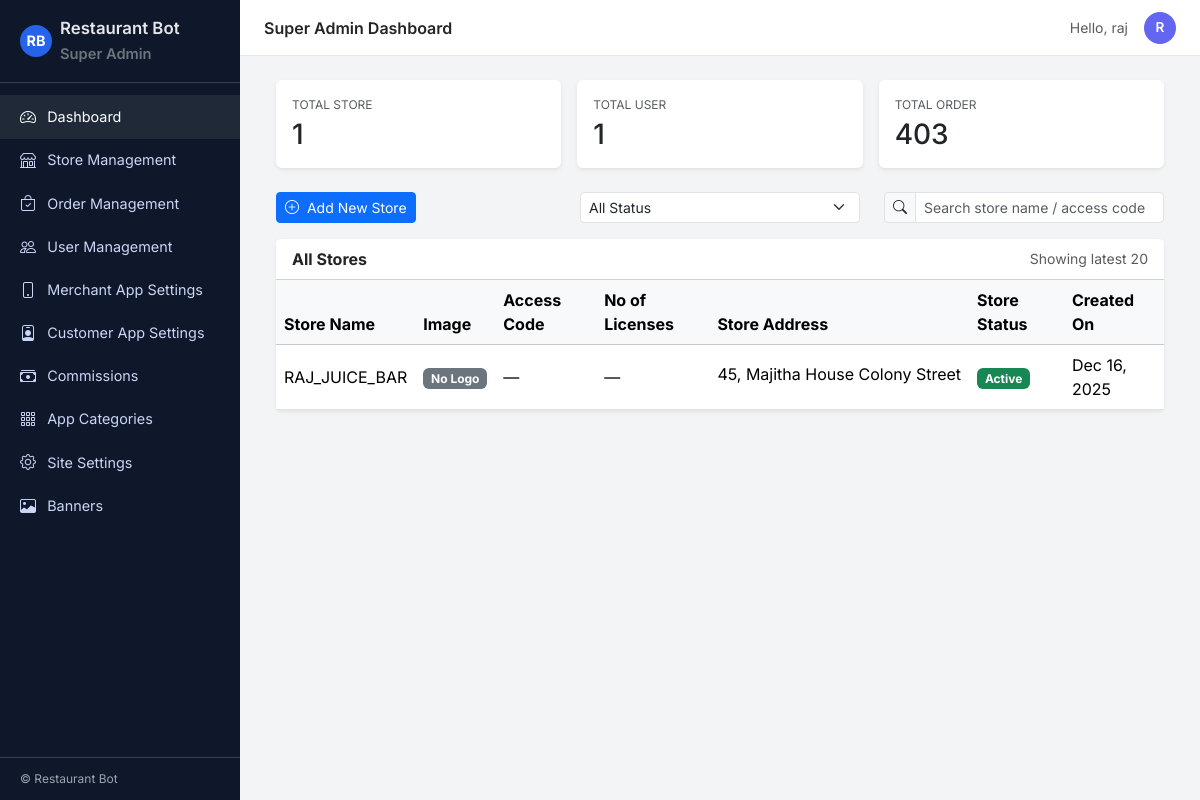
/super-admin/dashboard/ (signed in), run on the app's committed database.
### accounts/models.py (models this page shows, shortened)
class User(AbstractUser):
    ROLE_CHOICES = (
        ("superadmin", "Super Admin"),
        ("admin", "Admin"),
    )
    role = models.CharField(max_length=20, choices=ROLE_CHOICES, default="admin")
    objects = UserManager()  # <-- IMPORTANT

### restaurants/models.py (models this page shows, shortened)
class Restaurant(models.Model):
    owner = models.OneToOneField(
        User,
        null=True,
        blank=True,
        on_delete=models.SET_NULL,
        related_name="owned_restaurants",
    )
    name = models.CharField(max_length=255)
    address = models.TextField(blank=True, null=True)
    phone = models.CharField(max_length=20)
    logo = models.ImageField(upload_to="restaurant_logos/", null=True, blank=True)
    is_active = models.BooleanField(default=True)
    created_at = models.DateTimeField(auto_now_add=True)
    updated_at = models.DateTimeField(auto_now=True)
    menu_json = models.FileField(
        upload_to="restaurant_menus/json/",
        null=True,
        blank=True,
        help_text="LLM-based extracted menu JSON file (from images/PDFs).",
    )
    menu_extract_status = models.CharField(
        max_length=12,
        choices=MENU_STATUS_CHOICES,
        default="idle",
    )
    menu_last_extracted_at = models.DateTimeField(null=True, blank=True)
    menu_extract_error = models.TextField(
        blank=True,
        default="",
        help_text="Error message if extraction fails",
    )
    pos_source = models.CharField(max_length=50, blank=True)
    pos_store_id = models.CharField(max_length=100, blank=True)
    pos_menu_raw = models.JSONField(
        null=True,
        blank=True,
        help_text="Latest raw menu JSON as received from external POS (full dump).",
    )
    pos_menu_last_synced_at = models.DateTimeField(null=True, blank=True)
    class Meta:
        ordering = ["name"]

### backoffice/views.py (the view)
def super_admin_dashboard(request):
    total_stores = Restaurant.objects.count()
    total_users = User.objects.count()
    total_orders = Order.objects.count()
    stores = Restaurant.objects.all()
    return render(request, "superadmin/dashboard.html",{"total_stores":total_stores,"total_users":total_users,"total_orders":total_orders,"stores":stores})

### templates/superadmin/dashboard.html (shortened to what this page needs)
{% extends "superadmin/base_superadmin.html" %}
{% block content %}
<div class="container-fluid">
  <div class="row g-3 mb-4">
    <div class="col-md-4">
      <div class="card border-0 shadow-sm">
        <div class="card-body">
          <p class="text-muted text-uppercase mb-1" style="font-size: .75rem;">Total Store</p>
          <h3 class="mb-0">{{ total_stores|default:"8" }}</h3>
        </div>
      </div>
    </div>
    <div class="col-md-4">
      <div class="card border-0 shadow-sm">
        <div class="card-body">
          <p class="text-muted text-uppercase mb-1" style="font-size: .75rem;">Total User</p>
          <h3 class="mb-0">{{ total_users|default:"396" }}</h3>
        </div>
      </div>
    </div>
    <div class="col-md-4">
      <div class="card border-0 shadow-sm">
        <div class="card-body">
          <p class="text-muted text-uppercase mb-1" style="font-size: .75rem;">Total Order</p>
          <h3 class="mb-0">{{ total_orders|default:"403" }}</h3>
        </div>
      </div>
    </div>
  </div>
  <div class="row mb-3">
    <div class="col-md-4 mb-2 mb-md-0">
      <button class="btn btn-primary btn-sm">
        <i class="bi bi-plus-circle me-1"></i> Add New Store
      </button>
    </div>
    <div class="col-md-4 mb-2 mb-md-0">
      <select class="form-select form-select-sm">
        <option selected>All Status</option>
      </select>
    </div>
    <div class="col-md-4">
      <div class="input-group input-group-sm">
        <span class="input-group-text"><i class="bi bi-search"></i></span>
        <input type="text" class="form-control" placeholder="Search store name / access code">
      </div>
    </div>
  </div>
  <div class="card border-0 shadow-sm">
    <div class="card-header bg-white d-flex justify-content-between align-items-center">
      <strong>All Stores</strong>
      <small class="text-muted">Showing latest 20</small>
    </div>
    <div class="card-body p-0">
      <div class="table-responsive">
        <table class="table mb-0 align-middle">
          <thead class="table-light">
            <tr>
              <th>Store Name</th>
              <th>Image</th>
              <th>Access Code</th>
              <th>No of Licenses</th>
              <th>Store Address</th>
              <th>Store Status</th>
              <th>Created On</th>
            </tr>
          </thead>
          <tbody>
            {% if stores %}
              {% for store in stores %}
              <tr>
                <td>{{ store.name }}</td>
                <td>
                  {% if store.logo %}
                    <img src="{{ store.logo.url }}" alt="" style="width:32px;height:32px;border-radius:4px;object-fit:cover;">
                  {% else %}
                    <span class="badge bg-secondary">No Logo</span>
                  {% endif %}
                </td>
                <td>{{ store.access_code|default:"—"}}</td>
                <td>{{ store.license_count|default:"—" }}</td>
                <td style="max-width:260px;">
                  <span class="d-inline-block text-truncate" style="max-width:250px;">
                    {{ store.address|default:"—"  }}
                  </span>
                </td>
                <td>
                  {% if store.is_active %}
                    <span class="badge bg-success">Active</span>
                  {% else %}
                    <span class="badge bg-secondary">Inactive</span>
                  {% endif %}
                </td>
                <td>{{ store.created_at|date:"M j, Y" }}</td>
              </tr>
              {% endfor %}
            {% endif %}
          </tbody>
        </table>
      </div>
    </div>
  </div>
</div>
{% endblock %}

### templates/superadmin/base_superadmin.html (shortened to what this page needs)
{% load static %}
<!DOCTYPE html>
<html lang="en">
<head>
  <link href="https://cdn.jsdelivr.net/npm/bootstrap@5.3.3/dist/css/bootstrap.min.css" rel="stylesheet">
  <link rel="stylesheet" href="https://cdn.jsdelivr.net/npm/bootstrap-icons@1.11.1/font/bootstrap-icons.css">
</head>
<body>
<div class="layout">
  <aside class="sidebar">
    <div class="sidebar-brand">
      <span class="logo-circle">RB</span>
      <div>
        Restaurant Bot<br>
        <small class="text-secondary">Super Admin</small>
      </div>
    </div>
    <ul class="sidebar-nav">
      <li><a href="#" class="active"><i class="bi bi-speedometer2"></i> Dashboard</a></li>
      <li><a href="#"><i class="bi bi-shop"></i> Store Management</a></li>
      <li><a href="#"><i class="bi bi-bag-check"></i> Order Management</a></li>
      <li><a href="#"><i class="bi bi-people"></i> User Management</a></li>
      <li><a href="#"><i class="bi bi-phone"></i> Merchant App Settings</a></li>
      <li><a href="#"><i class="bi bi-person-badge"></i> Customer App Settings</a></li>
      <li><a href="#"><i class="bi bi-cash-stack"></i> Commissions</a></li>
      <li><a href="#"><i class="bi bi-grid-3x3-gap"></i> App Categories</a></li>
      <li><a href="#"><i class="bi bi-gear"></i> Site Settings</a></li>
      <li><a href="#"><i class="bi bi-image"></i> Banners</a></li>
    </ul>
    <div class="sidebar-footer">
      © {{ now|date:"Y" }} Restaurant Bot
    </div>
  </aside>
  <div class="main">
    <header class="topbar">
      <div class="fw-semibold">Super Admin Dashboard</div>
      <div class="topbar-right">
        <span class="text-muted small d-none d-md-inline">Hello, {{ request.user.username|default:"Admin" }}</span>
        <div class="avatar-circle">
          {{ request.user.username|default:"A"|first|upper }}
        </div>
      </div>
    </header>
    <main class="content-wrapper">
      {% block content %}{% endblock %}
    </main>
  </div>
</div>
</body>
</html>

### templates/superadmin/base_superadmin.html (style rules this page uses)
body { font-family: "Inter", sans-serif; background: #f3f4f6; margin: 0; }
.layout { display: flex; min-height: 100vh; }
.sidebar { width: 240px; background: #0f172a; color: #e5e7eb; display: flex; flex-direction: column; }
.sidebar-brand { padding: 1rem 1.25rem; font-weight: 600; font-size: 1.05rem; border-bottom: 1px solid rgba(148, 163, 184, 0.3); display: flex; align-items: center; gap: .5rem; }
.sidebar-brand span.logo-circle { width: 32px; height: 32px; border-radius: 999px; display: inline-flex; align-items: center; justify-content: center; background: #2563eb; font-weight: 700; font-size: .9rem; color: white; }
.sidebar-nav { list-style: none; padding: .75rem 0; margin: 0; flex: 1; }
.sidebar-nav li a { display: flex; align-items: center; gap: .7rem; padding: .6rem 1.25rem; font-size: .9rem; color: #cbd5f5; text-decoration: none; }
.sidebar-nav li a:hover, .sidebar-nav li a.active { background: #1f2937; color: #ffffff; }
.sidebar-nav i { font-size: 1rem; }
.sidebar-footer { padding: .75rem 1.25rem; border-top: 1px solid rgba(148, 163, 184, 0.3); font-size: .75rem; color: #9ca3af; }
.main { flex: 1; display: flex; flex-direction: column; }
.topbar { height: 56px; background: white; border-bottom: 1px solid #e5e7eb; display: flex; align-items: center; justify-content: space-between; padding: 0 1.5rem; }
.topbar-right { display: flex; align-items: center; gap: 1rem; }
.avatar-circle { width: 32px; height: 32px; border-radius: 999px; background: #6366f1; color: #fff; display: flex; align-items: center; justify-content: center; font-size: .85rem; font-weight: 600; }
.content-wrapper { padding: 1.5rem; }

### data on the page
User: user.username "raj", user.username|first "R"
Restaurant: name "RAJ_JUICE_BAR", logo "No Logo", access_code "—", license_count "—", address "45, Majitha House Colony Street", is_active "Active", created_at "Dec 16, 2025"

### other printed values
{{ total_stores|default:"8" }} "1"
{{ total_users|default:"396" }} "1"
{{ total_orders|default:"403" }} "403"
